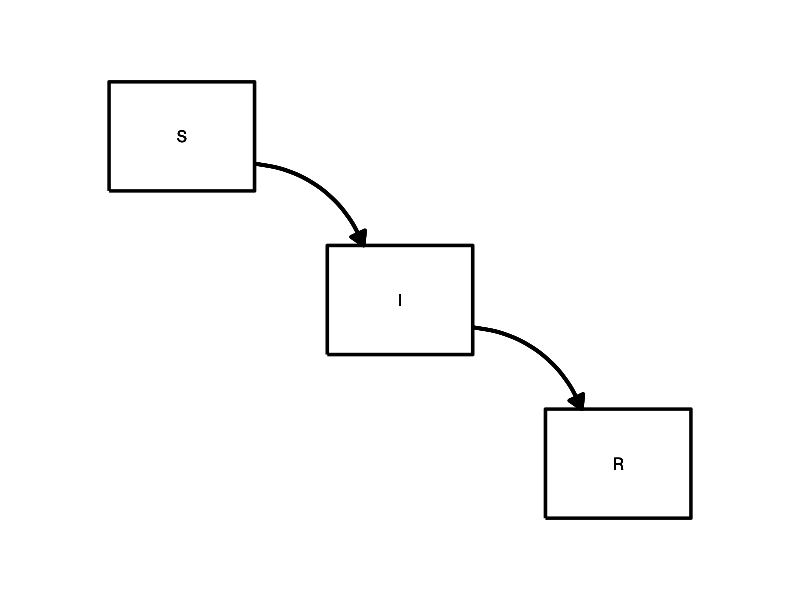
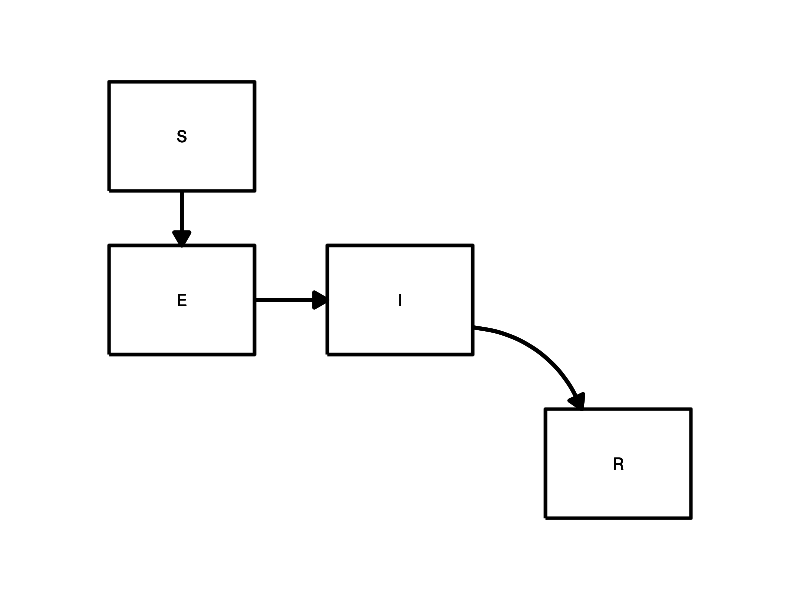
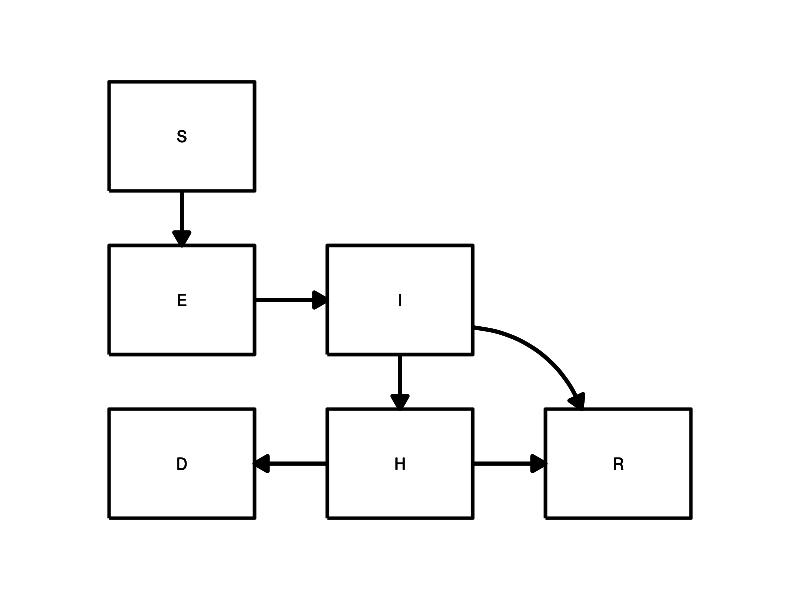
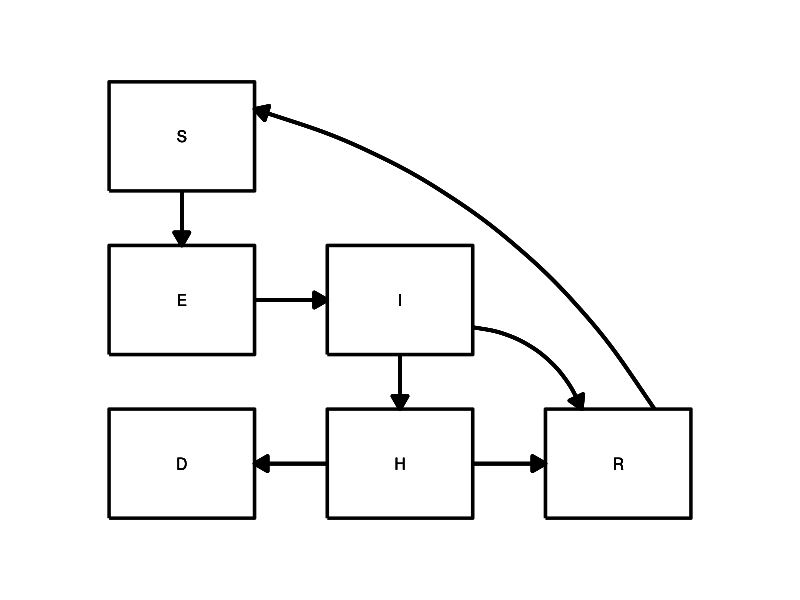

These charts were generated, in order, by the following R code:
## ---- chunk 1
suppressMessages(suppressWarnings(library(knitr)))
suppressMessages(suppressWarnings(library(tidyverse)))
knitr::opts_chunk$set(echo=FALSE, fig.width=6, fig.height=3)
## ---- chunk 2
sz <- 1.2
xc <- 20
yc <- 80
xbox <- 10*c(-1, -1,  1,  1, -1) + xc
ybox <- 10*c(-1,  1,  1, -1, -1) + yc
data.frame(x=xbox, y=ybox) %>%
  ggplot(aes(x, y)) +
  expand_limits(x=c(0, 100), y=c(0, 100)) +
  theme_void() +
  geom_path(size=sz) + 
  geom_text(x=xc, y=yc, label="S") +
  geom_path(x=xbox+30, y=ybox-30, size=sz) +
  geom_text(x=xc+30, y=yc-30, label="I") +
  geom_path(x=xbox+60, y=ybox-60, size=sz) +
  geom_text(x=xc+60, y=yc-60, label="R") +
  geom_curve(
    x=xc+40, y=yc-35, xend=xc+55, yend=30, curvature=-0.3, size=sz, 
    arrow = arrow(type = "closed", length=unit(0.15, "inches"))) -> sir_plot
sir_plot +
  geom_curve(
    x=xc+10, y=yc- 5, xend=xc+25, yend=yc-20, curvature=-0.3, size=sz, 
    arrow = arrow(type = "closed", length=unit(0.15, "inches")))
## ---- chunk 3
sir_plot +
  geom_path(x=xbox, y=ybox-30, size=sz) +
  geom_text(x=xc, y=yc-30, label="E") +
  geom_curve(
    x=xc, y=yc-10, xend=xc, yend=yc-20, curvature=0, size=sz, 
    arrow = arrow(type = "closed", length=unit(0.15, "inches"))) +
  geom_curve(
    x=xc+10, y=yc-30, xend=xc+20, yend=yc-30, curvature=0, size=sz, 
    arrow = arrow(type = "closed", length=unit(0.15, "inches"))) -> seir_plot
seir_plot
## ---- chunk 4
seir_plot + 
  geom_path(x=xbox+30, y=ybox-60, size=sz) +
  geom_text(x=xc+30, y=yc-60, label="H") +
  geom_path(x=xbox, y=ybox-60, size=sz) +
  geom_text(x=xc, y=yc-60, label="D") +
  geom_curve(
    x=xc+30, y=yc-40, xend=xc+30, yend=yc-50, curvature=0, size=sz, 
    arrow = arrow(type = "closed", length=unit(0.15, "inches"))) +
  geom_curve(
    x=xc+40, y=yc-60, xend=xc+50, yend=yc-60, curvature=0, size=sz, 
    arrow = arrow(type = "closed", length=unit(0.15, "inches"))) +
  geom_curve(
    x=xc+20, y=yc-60, xend=xc+10, yend=yc-60, curvature=0, size=sz, 
    arrow = arrow(type = "closed", length=unit(0.15, "inches"))) -> seirhd_plot
seirhd_plot
## ---- chunk 5
seirhd_plot +
  geom_curve(
    x=xc+65, y=yc-50, xend=xc+10, yend=yc+5, curvature=0.2, size=sz, 
    arrow = arrow(type = "closed", length=unit(0.15, "inches")))
